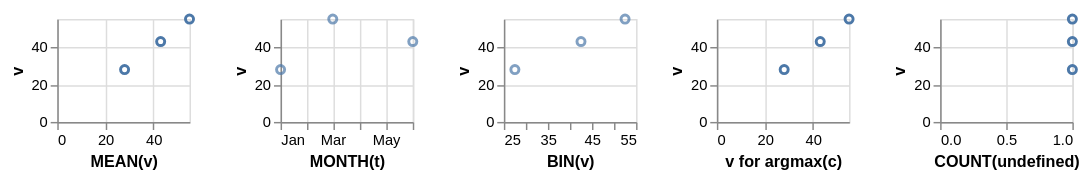

The specification (Vega-Lite) saved for this image:
### Vega-Lite specification from a JSON file in a GitHub repository (floating-point values rounded to 4 significant figures)
{"$schema": "https://vega.github.io/schema/vega-lite/v6.json", "description": "The same rule as `a-field-title-spelled-plain`, on the third formatter. `functionalTitleFormatter` spells the derivation as a call rather than as prose: `const fn = aggregate || timeUnitParams?.unit || (timeUnitParams?.maxbins && 'timeunit') || (isBinning(bin) && 'bin'); return fn ? `${fn.toUpperCase()}(${field})` : field;`. So a mean is `MEAN(v)`, a bucketed month `MONTH(t)`, a bin `BIN(v)`, and a column with nothing done to it keeps its own name. The two extremes come first and keep their words, spelled as the call: `v for argmax(c)`, where the verbal formatter writes `v for max c`. The last panel is upstream's own oddity, reproduced rather than tidied: a **count** has no field and nothing guards it, so the title is literally `COUNT(undefined)` — a caption nobody would choose, and the one a chart asking for `functional` is given.", "config": {"fieldTitle": "functional"}, "data": {"values": [{"v": 28, "t": "2024-01-07", "c": "alpha"}, {"v": 55, "t": "2024-03-19", "c": "beta"}, {"v": 43, "t": "2024-06-02", "c": "gamma"}]}, "hconcat": [{"width": 90, "height": 70, "mark": "point", "encoding": {"x": {"field": "v", "type": "quantitative", "aggregate": "mean"}, "y": {"field": "v", "type": "quantitative"}}}, {"width": 90, "height": 70, "mark": "point", "encoding": {"x": {"field": "t", "type": "temporal", "timeUnit": "month"}, "y": {"field": "v", "type": "quantitative"}}}, {"width": 90, "height": 70, "mark": "point", "encoding": {"x": {"field": "v", "type": "quantitative", "bin": true}, "y": {"field": "v", "type": "quantitative"}}}, {"width": 90, "height": 70, "mark": "point", "encoding": {"x": {"field": "v", "type": "quantitative", "aggregate": {"argmax": "c"}}, "y": {"field": "v", "type": "quantitative"}}}, {"width": 90, "height": 70, "mark": "point", "encoding": {"x": {"aggregate": "count", "type": "quantitative"}, "y": {"field": "v", "type": "quantitative"}}}]}
